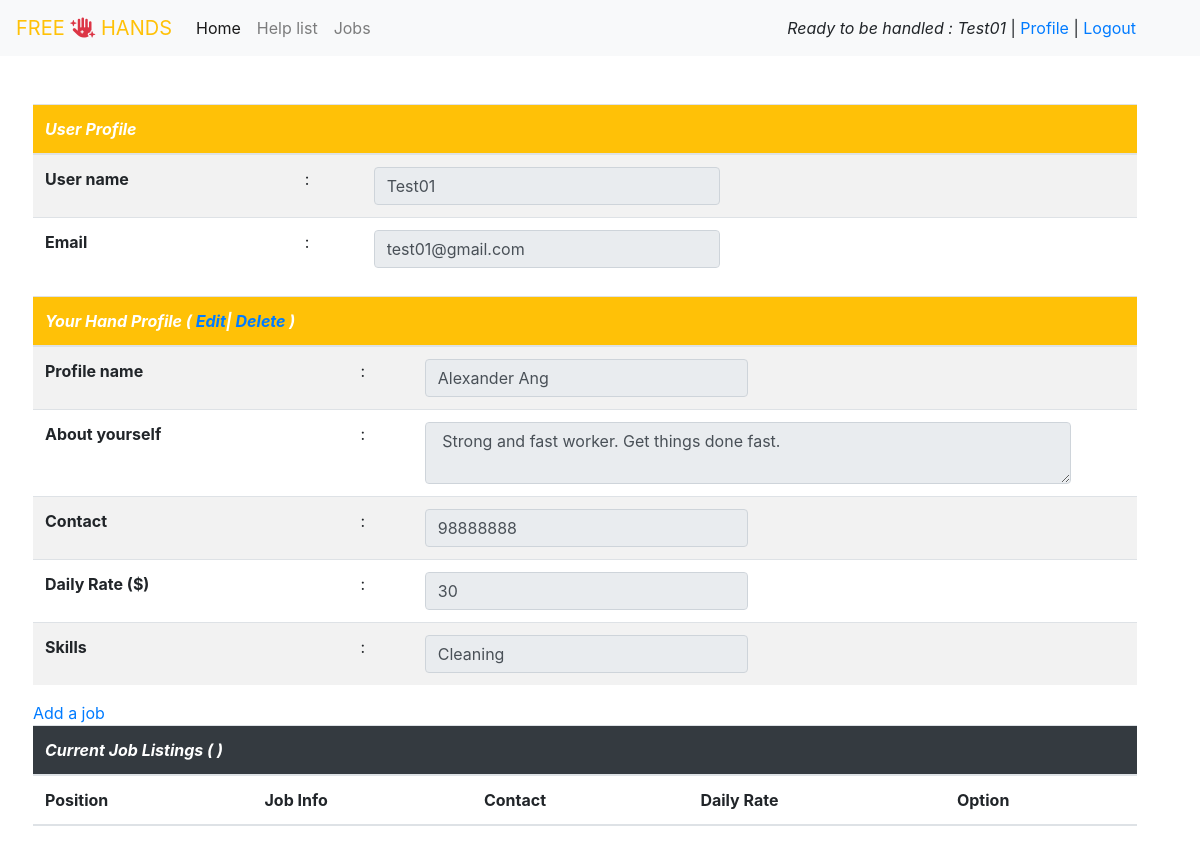
/hands/profile/ (signed in), run on the app's committed database.
### accounts/models.py (models this page shows)
class MyUser(AbstractUser):
    pass

### hands/models.py (models this page shows, shortened)
class Hands_info (models.Model):
    user = models.ForeignKey(
        MyUser, on_delete=models.CASCADE,
        null= False,
        blank = False
        )
    name = models.CharField(
        max_length = 64,
        blank = False,
        )
    description = models.TextField(
        max_length = 256,
        blank = False,
        )
    contact = models.IntegerField (
        blank = False,
        )
    rate_per_day = models.IntegerField(
        blank = False,
        default = 20
        )
    SKILLS = [
        ('Tutoring', 'Tutoring'),
        ('Gardening', 'Gardening'),
        ('Cleaning', 'Cleaning'),
        ('Delivery', 'Delivery'),
        ('Tele-calling','Tele-calling'),
        ('Others','Others'),
        ]
    skills = models.CharField(
        max_length = 16,
        choices = SKILLS,
        default = 'Others')

### hands/views.py (the view)
# urls.py: path('profile/', profile, name='profile'),
def profile(request):
    hand_result = Hands_info.objects.filter(user = request.user )
    job_result = Job_detail.objects.filter(user = request.user)
    if len(hand_result) == 0 :
        return redirect(add_profile)
    return render(request, 'profile.html', {
        'data' : hand_result[0],
        'data2': job_result,
    })

### hands/templates/profile.html (shortened to what this page needs)
{% extends 'base.html' %}
{% block content %}
<section class='container-fluid row p-5'>
    <table class="table table-striped border`">
        <thead>
            <tr>
                <th scope="col" colspan='4' class='bg-warning text-white'><i>User Profile</i></th>
            </tr>
        </thead>
        <tbody>
            <tr>
                <th scope="row">User name </th>
                <td>:</td>
                <td><input class='form-control w-50' readonly type='text' value='{{request.user|capfirst}}'/></td>
                <td></td>
            </tr>
            <tr>
                <th scope="row">Email</th>
                <td>:</td>
                <td><input class='form-control w-50' readonly type='text' value='{{request.user.email}}'/></td>
                <td></td>
            </tr>
        </tbody>
    </table>
    <table class="table table-striped border`">
        <thead>
            <tr>
                <th scope="col" colspan='4' class='bg-warning text-white'><i>Your Hand Profile (
                    <a href="/hands/edit_profile/{{data.id}}">Edit</a>|
                    <a href="/hands/delete_profile/{{data.id}}">Delete</a>
                    )</i></th>
            </tr>
        </thead>
        <tbody>
            <tr>
                <th scope="row">Profile name </th>
                <td>:</td>
                <td><input class='form-control w-50' readonly type='text' value='{{data.name}}'/></td>
                <td></td>
            </tr>
            <tr>
                <th scope="row">About yourself</th>
                <td>:</td>
                <td><textarea class='form-control' readonly> {{data.description}} </textarea></td>
                <td></td>
            </tr>
            <tr>
                <th scope="row">Contact</th>
                <td>:</td>
                <td><input class='form-control w-50' readonly type='text' value='{{data.contact}}'/></td>
                <td></td>
            </tr>
            <tr>
                <th scope="row">Daily Rate ($)</th>
                <td>:</td>
                <td><input class='form-control w-50' readonly type='text' value='{{data.rate_per_day}}'/></td>
                <td></td>
            </tr>
            <tr>
                <th scope="row">Skills</th>
                <td>:</td>
                <td><input class='form-control w-50' readonly type='text' value='{{data.skills}}'/></td>
                <td></td>
            </tr>
        </tbody>
    </table>
    <a href="{% url 'add_job' %}">Add a job</a>
    <table class="table table-striped border`">
        <thead>
            <tr>
                <th scope="col" colspan='5' class='bg-dark text-white'><i>Current Job Listings (
                    )</i></th>
            </tr>
            <tr>
                <th>Position</th>
                <th>Job Info</th>
                <th>Contact</th>
                <th>Daily Rate</th>
                <th>Option</th>
            </tr>
        </thead>
    </table>
</section>
{% endblock %}

### templates/base.html (shortened to what this page needs)
{% load static %}
<!doctype html>
<html lang="en">
<head>
  <link rel="stylesheet" href="https://stackpath.bootstrapcdn.com/bootstrap/4.4.1/css/bootstrap.min.css">
  <link rel="stylesheet" href="{% static 'style.css' %}" type="text/css" />
</head>
<body>
  <nav class="navbar navbar-expand-lg navbar-light bg-light">
    <a class="navbar-brand" href="{% url 'index' %}"><span class='text-warning'>FREE
    <i class="fas fa-hand-sparkles text-danger"></i>
    HANDS</span></a>
    <div class="collapse navbar-collapse" id="navbarSupportedContent">
      <ul class="navbar-nav mr-auto">
        <li class="nav-item active">
          <a class="nav-link" href="{% url 'index' %}">Home <span class="sr-only">(current)</span></a>
        </li>
        <li class="nav-item">
          <a class="nav-link" href="{% url 'help_list' %}">Help list</a>
        </li>
        <li class="nav-item">
          <a class="nav-link" href="{% url 'job_listing' %}">Jobs</a>
        </li>
      </ul>
      <div class='pr-5'>
        {% if user.is_authenticated %}
        <i>Ready to be handled : {{request.user.username|capfirst}}</i> |
        <a href="{% url 'profile' %}"> Profile</a> |
        <a href="{% url 'logout' %}"> Logout</a>
        {% endif %}
      </div>
    </div>
  </nav>
  {% block content %}{% endblock %}
</body>
</html>

### data on the page
MyUser: user.username "Test01", user "Test01", user.email "test01@gmail.com"
Hands_info: name "Alexander Ang", description "Strong and fast worker. Get things done fast.", contact "98888888", rate_per_day "30", skills "Cleaning"
